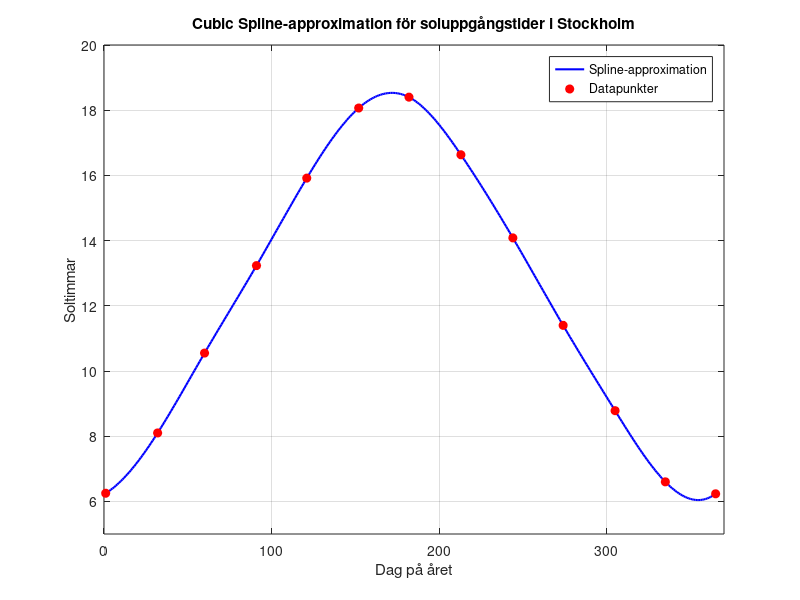

Source code (MATLAB):
clc, clearvars

% Definiera datapunkterna
% Dagar på året (x-värden)
x = [1, 32, 60, 91, 121, 152, 182, 213, 244, 274, 305, 335, 365];

% Konvertera tiden till decimaltimmar (y-värden)
hours = [6, 8, 10, 13, 15, 18, 18, 16, 14, 11, 8, 6, 6];
minutes = [15, 6, 33, 14, 55, 4, 24, 38, 5, 24, 47, 36, 14];
y = hours + minutes/60;

% Skapa ett finare grid för plottning
x_fine = 1:1:365;

% Använd cubic spline interpolation
y_spline = spline(x, y, x_fine);

% Plotta resultatet
figure;
plot(x_fine, y_spline, 'b-', 'LineWidth', 1.5);
hold on;
plot(x, y, 'ro', 'MarkerFaceColor', 'r');
grid on;
xlabel('Dag på året');
ylabel('Soltimmar');
title('Cubic Spline-approximation för soluppgångstider i Stockholm');
legend('Spline-approximation', 'Datapunkter');

% Snygga till plotten
axis([0 370 5 20]);